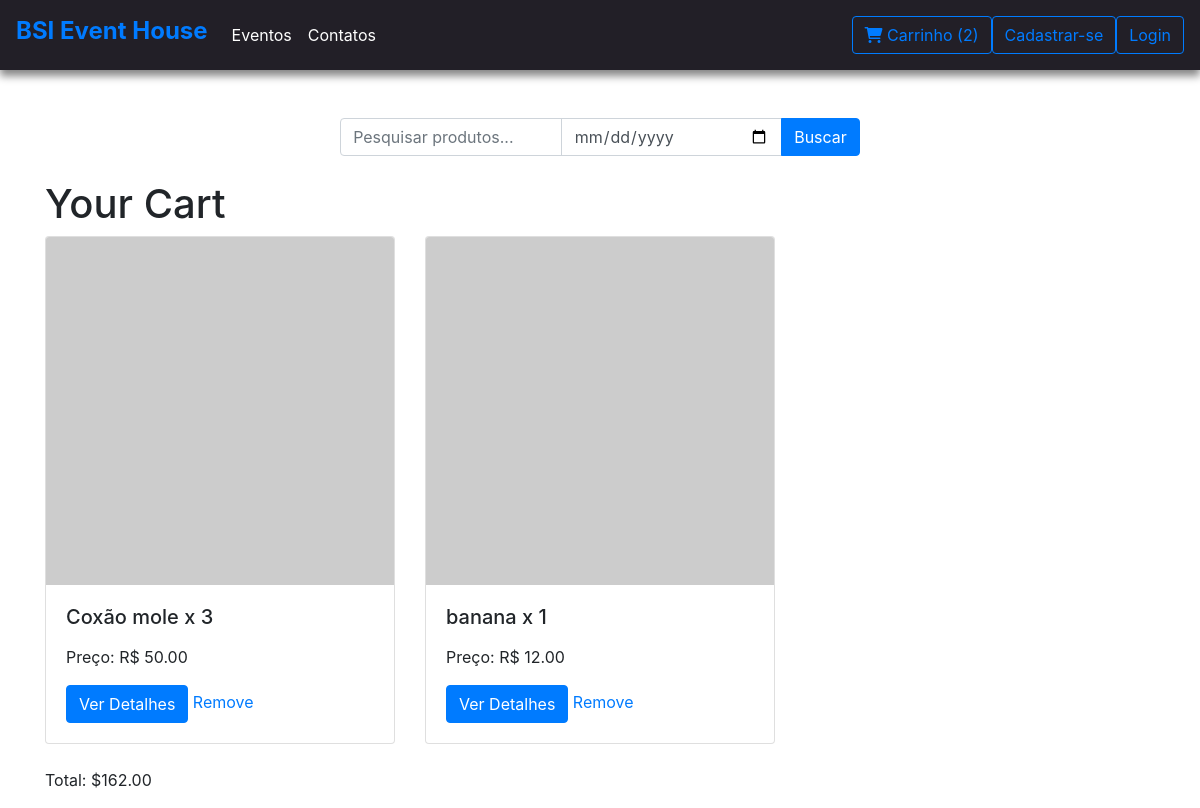
Page /carrinho/ on the earlier database version.
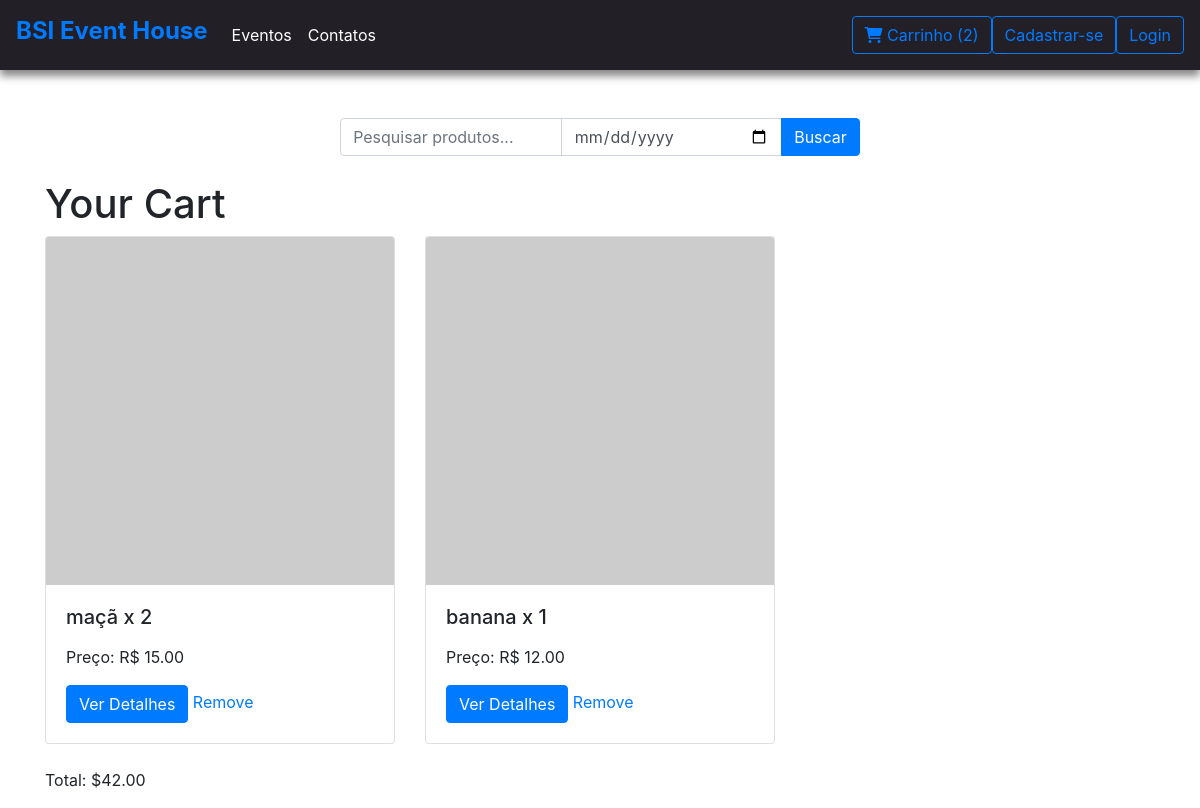
Same page on the later database version.
### produtos/models.py (models this page shows, shortened)
class CartItem(models.Model):
    produto = models.ForeignKey(Produto, on_delete=models.CASCADE)
    quantidade = models.PositiveIntegerField(default=0)
    def get_total_price(self):
        return self.quantidade * self.produto.preco

class Produto(models.Model):
    nome = models.CharField(max_length=100)
    descricao = models.TextField()
    preco = models.DecimalField(max_digits=10, decimal_places=2)
    imagem = models.ImageField(upload_to='media/', null=True)
    data = models.DateField()
    localizacao = models.CharField(max_length=255)
    TIPO_CHOICES = [
        ('show', 'Show'),
        ('formatura', 'Formatura'),
        ('casamento', 'Casamento'),
        ('aniversário', 'Aniversário'),
        ('outros', 'Outros'),
    ]
    tipo = models.CharField(max_length=20, choices=TIPO_CHOICES)

### produtos/views.py (the view)
# urls.py: path('carrinho/', views.cart, name='cart'),
def cart(request):
    cart_items = CartItem.objects.all()
    total = sum(item.get_total_price() for item in cart_items)
    return render(request, 'carrinho.html', {'cart_items': cart_items, 'total': total})

### templates/carrinho.html (shortened to what this page needs)
{% extends 'base.html' %}
{% block content %}
<h1>Your Cart</h1>
{% if cart_items %}
<div class="row">
        {% for item in cart_items %}
            <div class="col-md-4">
                <div class="card mb-4">
                    {% if produto.imagem %}
                        <img src="{{ produto.imagem.url }}" alt="{{ produto.nome }}" class="card-img-top">
                    {% else %}
                        <img src="https://via.placeholder.com/150" class="card-img-top" alt="Produto 2">
                    {% endif %}
                    <div class="card-body">
                        <h5 class="card-title">{{ item.produto.nome }} x {{ item.quantidade }}</h5>
                        <p>Preço: R$ {{ item.produto.preco }}</p>
                        <a href="#" class="btn btn-primary">Ver Detalhes</a>
                        <a href="{% url 'remove_from_cart' item.id %}">Remove</a>
                    </div>
                </div>
            </div>
        {% endfor %}
</div>
    <p>Total: ${{ total }}</p>
{% else %}
    <p>Your cart is empty.</p>
{% endif %}
{% endblock %}

### templates/base.html (shortened to what this page needs)
<!DOCTYPE html>
<html lang="en">
<head>
    <link href="https://maxcdn.bootstrapcdn.com/bootstrap/4.5.2/css/bootstrap.min.css" rel="stylesheet">
    <link rel="stylesheet" href="https://cdnjs.cloudflare.com/ajax/libs/font-awesome/6.0.0/css/all.min.css">
</head>
<body>
    <nav class="navbar navbar-expand-lg navbar-light">
        <div class="collapse navbar-collapse" id="navbarTogglerDemo01">
            <h1 class="navbar-brand" ><a class="text-primary" href="{% url 'index' %}">BSI Event House</a></h1>
            <ul class="navbar-nav mr-auto mt-2 mt-lg-0">
                <li class="nav-item">
                <a class="nav-link text-white" href="#">Eventos</a>
                </li>
                <li class="nav-item">
                <a class="nav-link disabled text-white" href="#">Contatos</a>
                </li>
            </ul>
            <a href="{% url 'cart' %}" class="btn btn-outline-primary">
                <i class="fas fa-shopping-cart"></i>
                Carrinho ({{ cart_items|length }})
            </a>
            {% if user.is_authenticated %}
            <a href="{% url 'logout' %}" class="btn btn-outline-primary">Logout</a>
            {% if user.is_superuser %}
                <a href="{% url 'admin:index' %}" class="btn btn-outline-primary">Admin Dashboard</a>
            {% endif %}
            {% else %}
                <a href="{% url 'signup' %}" class="btn btn-outline-primary">Cadastrar-se</a>
                <a href="{% url 'login' %}" class="btn btn-outline-primary">Login</a>
            {% endif %}
        </div>
    </nav>
    <div class="container mt-5">
        <form method="GET" action="{% url 'lista_produto' %}"  class="form-inline justify-content-center ">
            <div class="input-group">
                <input type="text" class="form-control search " name="q" placeholder="Pesquisar produtos..." value="{{ request.GET.q }}">
                <input type="date" id="data" name="data" class="form-control " value="{{ request.GET.data }}">
                <div class="input-group-append">
                    <button type="submit" class="btn btn-primary search-button">Buscar</button>
                </div>
            </div>
        </form>
    <br>
    {% block content %}
    {% endblock %}
</body>
</html>

### templates/base.html (style rules this page uses)
.navbar { background-color: #221f27; box-shadow: 0px 6px 8px rgba(0, 0, 0, 0.479); }
.navbar-brand { font-weight: bold; font-size: 1.5rem; }

Differences in the rows shown:
removed CartItem: produto.nome "Coxão mole", quantidade "3", produto.preco "50.00"
added CartItem: produto.nome "maçã", quantidade "2", produto.preco "15.00"
Other differences:
{{ total }}: "162.00" → "42.00"
